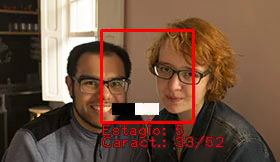
#> input picture frame 169 of Apresentacao/imagens/VJ_detection-288x162.mp4, 280 x 162 px, given in place of the camera
$ python detector_facial.py
#> lines starting #> are read from the running program, lines starting #| are printed output that depends on the picture; after the words box and inside, x2 and y2 are one past the last pixel; in counts of white or black regions, pixels touching at a corner belong together
#!/usr/bin/env python3
# -*-*- encoding: utf-8 -*-*-
# Created: Sat, 26 May 2018 19:32:23 -0300

"""
Detector de faces usando a biblioteca OpenCV.

Uso: detector_facial.py [-c CLASSIFICADOR]

Argumentos opcionais:
  -c CLASSIFICADOR, --classificador CLASSIFICADOR
                        Caminho para classificador em cascata
"""

import sys
import argparse
import cv2


__author__ = "Julio Batista Silva"
__copyright__ = "Copyright (c) 2018, Julio Batista Silva"
__license__ = "GPL v3"
__version__ = "1.0"
__email__ = "julio@juliobs.com"


DEFAULT_CLASSIFIER = 'haarcascades/haarcascade_frontalface_default.xml'


def main(ARGS):
    # Carrega o classificador em cascata passado por parâmetro
    classificador = cv2.CascadeClassifier(ARGS.classificador)

    # Captura vídeo da câmera
    camera = cv2.VideoCapture(0)

    # Detecta faces até a tecla ESC ser pressionada
    while camera.isOpened():
        _, imagem = camera.read()
#> imagem is the input picture: shape (162, 280, 3); mean B, G, R 65.8, 83.5, 113.6

        # Cria cópia em tons de cinza da imagem
        cinza = cv2.cvtColor(imagem, cv2.COLOR_BGR2GRAY)
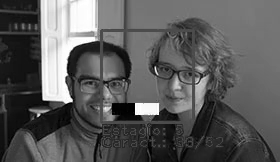
#> cinza: shape (162, 280); min 0, max 255, mean 90.4

        # Detecta as faces usando a imagem em tons de cinza
        faces = classificador.detectMultiScale(
            cinza, scaleFactor=1.2, minNeighbors=5, minSize=(30, 30))
#> faces = [[67, 56, 67, 67]]

        # Desenha um retângulo em volta da face detectada
        for (x, y, w, h) in faces:
            cv2.rectangle(imagem, (x, y), (x + w, y + h), (0, 0, 255), 2)
#> this loop made 1 pass
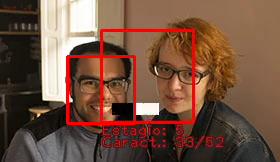
#> imagem: shape (162, 280, 3); 1.75% of pixels changed, all inside (x1, y1, x2, y2) = (66, 55, 136, 125)

        # Mostra imagem na tela
        cv2.imshow('Detector de Faces', imagem)

        # Libera a câmera e fecha a janela ao pressionar a tecla ESC
        if cv2.waitKey(1) == 27:
#> (key Esc is pressed here)
            camera.release()
            cv2.destroyAllWindows()

    return 0


if __name__ == "__main__":
    parser = argparse.ArgumentParser(description='Detecta faces na câmera.')
    parser.add_argument('-c', '--classificador', type=str,
                        default=DEFAULT_CLASSIFIER,
                        help='Caminho para classificador em cascata')
    parser.add_argument('--versao', action='version',
                        version='%(prog)s v' + __version__)
    ARGS = parser.parse_args()

    sys.exit(main(ARGS))

$ run again, starting later in the video
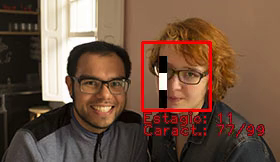
#> input picture frame 764 of Apresentacao/imagens/VJ_detection-288x162.mp4, 280 x 162 px, given in place of the camera
#> in main, imagem is the input picture: shape (162, 280, 3); mean B, G, R 65.5, 83.1, 111.8
#> in main, `cinza = cv2.cvtColor(imagem, cv2.COLOR_BGR2GRAY)`:
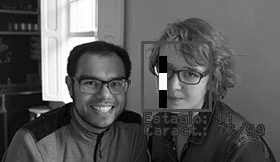
#> cinza: shape (162, 280); min 0, max 255, mean 89.7
#> faces = [[69, 57, 65, 65]]
#> the loop in main, `for (x, y, w, h) in faces:` made 1 pass
#> after the loop in main, `for (x, y, w, h) in faces:`:
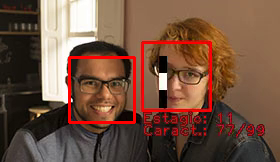
#> imagem: shape (162, 280, 3); 1.71% of pixels changed, all inside (x1, y1, x2, y2) = (68, 56, 136, 124)

$ run again, starting later in the video
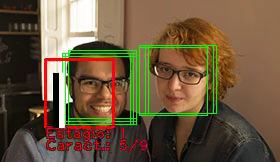
#> input picture frame 1359 of Apresentacao/imagens/VJ_detection-288x162.mp4, 280 x 162 px, given in place of the camera
#> in main, imagem is the input picture: shape (162, 280, 3); mean B, G, R 62.8, 88, 107.8
#> in main, `cinza = cv2.cvtColor(imagem, cv2.COLOR_BGR2GRAY)`:
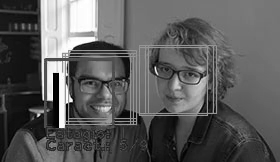
#> cinza: shape (162, 280); min 0, max 255, mean 91
#> faces = [[70, 60, 63, 63]]
#> the loop in main, `for (x, y, w, h) in faces:` made 1 pass
#> after the loop in main, `for (x, y, w, h) in faces:`:
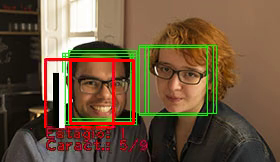
#> imagem: shape (162, 280, 3); 1.66% of pixels changed, all inside (x1, y1, x2, y2) = (69, 59, 135, 125)
